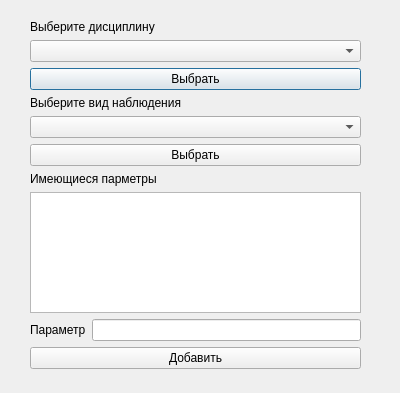
<?xml version="1.0" encoding="UTF-8"?>
<ui version="4.0">
 <class>NewOption</class>
 <widget class="QDialog" name="NewOption">
  <property name="geometry">
   <rect>
    <x>0</x>
    <y>0</y>
    <width>400</width>
    <height>393</height>
   </rect>
  </property>
  <property name="windowTitle">
   <string>Dialog</string>
  </property>
  <widget class="QWidget" name="layoutWidget">
   <property name="geometry">
    <rect>
     <x>30</x>
     <y>20</y>
     <width>331</width>
     <height>349</height>
    </rect>
   </property>
   <layout class="QGridLayout" name="gridLayout">
    <item row="2" column="0">
     <widget class="QLabel" name="label_3">
      <property name="text">
       <string>Имеющиеся парметры</string>
      </property>
     </widget>
    </item>
    <item row="5" column="0">
     <layout class="QHBoxLayout" name="horizontalLayout">
      <item>
       <widget class="QLabel" name="label_2">
        <property name="text">
         <string>Параметр</string>
        </property>
       </widget>
      </item>
      <item>
       <widget class="QLineEdit" name="option"/>
      </item>
     </layout>
    </item>
    <item row="3" column="0">
     <widget class="QListWidget" name="listWidget"/>
    </item>
    <item row="0" column="0">
     <layout class="QVBoxLayout" name="verticalLayout">
      <item>
       <widget class="QLabel" name="label_4">
        <property name="text">
         <string>Выберите дисциплину</string>
        </property>
       </widget>
      </item>
      <item>
       <widget class="QComboBox" name="comboBox_discipline"/>
      </item>
      <item>
       <widget class="QPushButton" name="discipline">
        <property name="text">
         <string>Выбрать</string>
        </property>
       </widget>
      </item>
      <item>
       <widget class="QLabel" name="label">
        <property name="text">
         <string>Выберите вид наблюдения</string>
        </property>
       </widget>
      </item>
      <item>
       <layout class="QHBoxLayout" name="horizontalLayout_2">
        <item>
         <widget class="QComboBox" name="comboBox_obs"/>
        </item>
       </layout>
      </item>
     </layout>
    </item>
    <item row="6" column="0">
     <widget class="QPushButton" name="pushButton_2">
      <property name="text">
       <string>Добавить</string>
      </property>
     </widget>
    </item>
    <item row="1" column="0">
     <widget class="QPushButton" name="obs">
      <property name="text">
       <string>Выбрать</string>
      </property>
     </widget>
    </item>
   </layout>
  </widget>
 </widget>
 <resources/>
 <connections/>
</ui>
